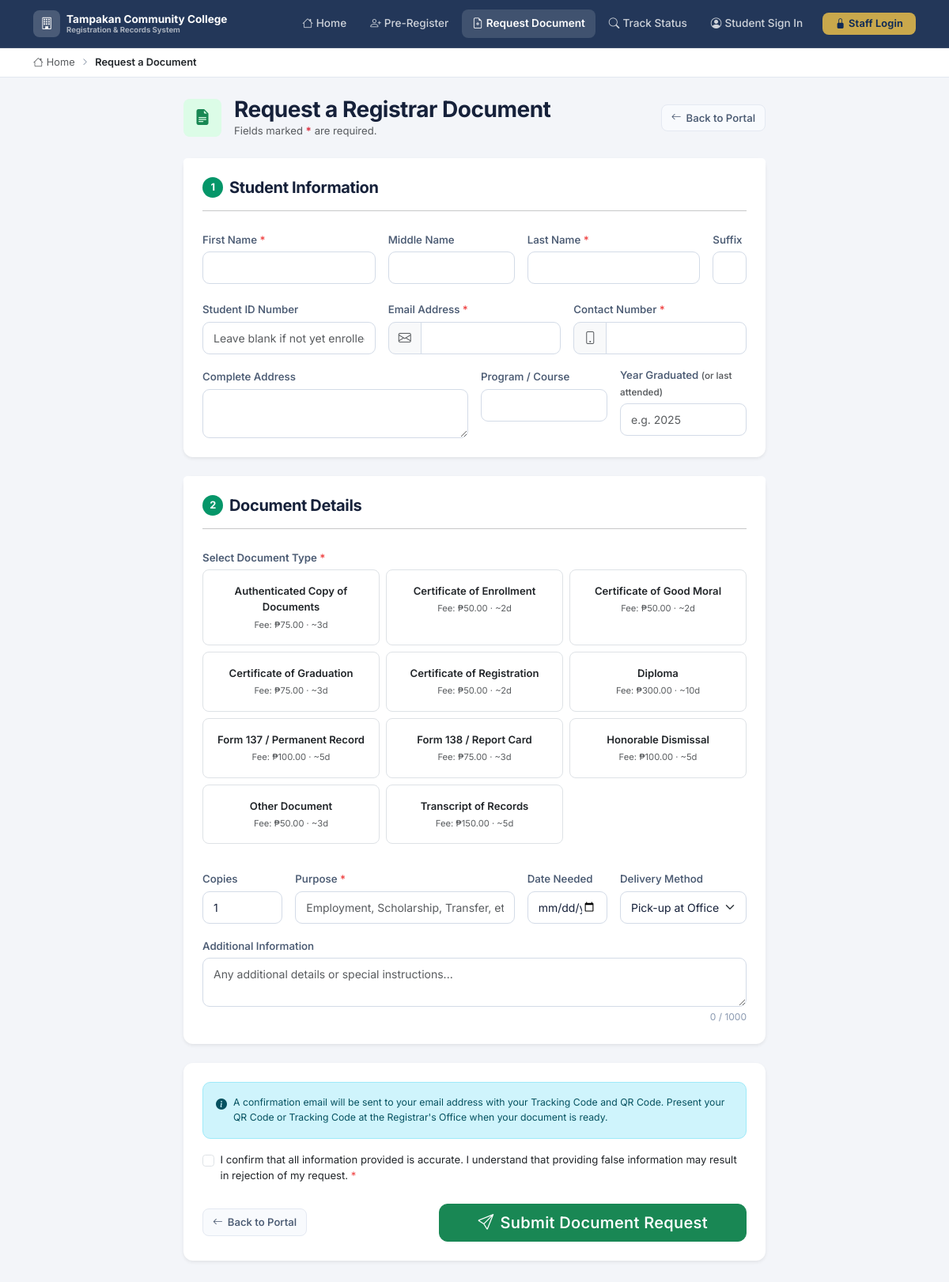
Page /student/document_request.php on the committed database.
### tables this page shows
CREATE TABLE document_types (
    id              INT UNSIGNED    NOT NULL AUTO_INCREMENT,
    code            VARCHAR(30)     NOT NULL,
    name            VARCHAR(200)    NOT NULL,
    description     TEXT                NULL DEFAULT NULL,
    fee             DECIMAL(10,2)   NOT NULL DEFAULT 0.00,
    processing_days INT             NOT NULL DEFAULT 3,
    is_active       TINYINT(1)      NOT NULL DEFAULT 1,
    created_at      DATETIME        NOT NULL DEFAULT CURRENT_TIMESTAMP,
    PRIMARY KEY (id),
    UNIQUE KEY uq_doc_code (code)
);

### includes/helpers.php (called while the page is built, shortened)
<?php
require_once __DIR__ . '/db.php';
function isStudentLoggedIn(): bool
{
    return !empty($_SESSION['student_id']);
}
function currentStudent(): ?array
{
    if (!isStudentLoggedIn()) return null;
    return $_SESSION['student'] ?? null;
}
function e(mixed $value): string
{
    return htmlspecialchars((string) $value, ENT_QUOTES, 'UTF-8');
}
function formatCurrency(float $amount, string $symbol = '₱'): string
{
    return $symbol . number_format($amount, 2);
}
function post(string $key, mixed $default = ''): string
{
    return isset($_POST[$key]) ? trim($_POST[$key]) : $default;
}
function getActiveDocumentTypes(): array
{
    return db()->fetchAll("SELECT * FROM document_types WHERE is_active = 1 ORDER BY name ASC");
}

### includes/db.php (called while the page is built, shortened)
<?php
class Database
{
    private static ?Database $instance = null;
    private PDO $pdo;
    private function __construct()
    {
        $dsn = sprintf(
            'mysql:host=%s;port=%d;dbname=%s;charset=%s',
            DB_HOST, DB_PORT, DB_NAME, DB_CHARSET
        );
        $options = [
            PDO::ATTR_ERRMODE            => PDO::ERRMODE_EXCEPTION,
            PDO::ATTR_DEFAULT_FETCH_MODE => PDO::FETCH_ASSOC,
            PDO::ATTR_EMULATE_PREPARES   => false,
            PDO::MYSQL_ATTR_INIT_COMMAND => "SET NAMES utf8mb4 COLLATE utf8mb4_unicode_ci",
        ];
        try {
            $this->pdo = new PDO($dsn, DB_USER, DB_PASS, $options);
        } catch (PDOException $e) {
            if (APP_DEBUG) {
                die('<div style="font-family:monospace;padding:20px;color:red;">
                    <strong>Database Connection Error:</strong><br>' .
                    htmlspecialchars($e->getMessage()) . '</div>');
            } else {
                die('<div style="font-family:sans-serif;padding:20px;">
                    A system error occurred. Please contact the administrator.</div>');
            }
        }
    }
    public static function getInstance(): Database
    {
        if (self::$instance === null) {
            self::$instance = new self();
        }
        return self::$instance;
    }
    public function fetchAll(string $sql, array $params = []): array
    {
        $stmt = $this->pdo->prepare($sql);
        $stmt->execute($params);
        return $stmt->fetchAll();
    }
}
function db(): Database
{
    return Database::getInstance();
}

### student/document_request.php (the view, shortened to what this page needs)
<?php
require_once __DIR__ . '/../includes/db.php';
require_once __DIR__ . '/../includes/helpers.php';
$docTypes     = getActiveDocumentTypes();
$student      = currentStudent();
$pre = [
    'first_name'     => $student['first_name']     ?? '',
    'middle_name'    => $student['middle_name']    ?? '',
    'last_name'      => $student['last_name']      ?? '',
    'suffix'         => $student['suffix']         ?? '',
    'student_id'     => $student['student_no']     ?? '',
    'email'          => $student['email']          ?? '',
    'contact_number' => $student['contact_number'] ?? '',
];
?>
<!DOCTYPE html>
<html lang="en">
<head>
<link rel="stylesheet" href="https://cdn.jsdelivr.net/npm/bootstrap@5.3.3/dist/css/bootstrap.min.css">
<link rel="stylesheet" href="https://cdn.jsdelivr.net/npm/bootstrap-icons@1.11.3/font/bootstrap-icons.min.css">
<link rel="stylesheet" href="<?= BASE_URL ?>/assets/css/main.css">
</head>
<body style="background:var(--bg-app);">
<?php include __DIR__ . '/../includes/partials/portal_nav.php'; ?>
<div style="background:#fff;border-bottom:1px solid #e2e8f0;">
  <div class="container py-2 d-flex align-items-center gap-2" style="font-size:.8rem;color:#64748b;">
    <a href="<?= BASE_URL ?>/student/index.php" class="text-muted text-decoration-none">
      <i class="bi bi-house me-1"></i>Home
    </a>
    <i class="bi bi-chevron-right" style="font-size:.6rem;"></i>
    <span class="fw-semibold text-dark">Request a Document</span>
  </div>
</div>
<div class="container py-4">
  <div class="row justify-content-center">
    <div class="col-lg-8">
<div class="d-flex align-items-center gap-3 mb-4">
  <div class="d-inline-flex align-items-center justify-content-center rounded-3"
       style="width:48px;height:48px;background:#dcfce7;flex-shrink:0;">
    <i class="bi bi-file-earmark-text-fill text-success fs-5"></i>
  </div>
  <div>
    <h3 class="fw-bold mb-0">Request a Registrar Document</h3>
    <p class="text-muted mb-0 small">Fields marked <span class="text-danger fw-bold">*</span> are required.</p>
  </div>
  <a href="<?= BASE_URL ?>/student/index.php" class="btn-back ms-auto">
    <i class="bi bi-arrow-left"></i> Back to Portal
  </a>
</div>
<form method="POST" action="" id="doc-form" novalidate>
  <div class="card border-0 shadow-sm mb-4" style="border-radius:12px;">
    <div class="card-header border-0 bg-white pt-4 px-4 pb-0">
      <h5 class="fw-bold mb-0 d-flex align-items-center gap-2">
        <span class="d-inline-flex align-items-center justify-content-center rounded-circle text-white fw-bold"
              style="width:26px;height:26px;font-size:.8rem;background:#059669;flex-shrink:0;">1</span>
        Student Information
      </h5>
      <hr class="mt-3 mb-0">
    </div>
    <div class="card-body p-4">
      <div class="row g-3">
        <div class="col-md-4">
          <label class="form-label">First Name <span class="required-mark">*</span></label>
          <input type="text" name="first_name" class="form-control"
                 value="<?= e(post('first_name', $pre['first_name'])) ?>" required maxlength="100">
        </div>
        <div class="col-md-3">
          <label class="form-label">Middle Name</label>
          <input type="text" name="middle_name" class="form-control"
                 value="<?= e(post('middle_name', $pre['middle_name'])) ?>" maxlength="100">
        </div>
        <div class="col-md-4">
          <label class="form-label">Last Name <span class="required-mark">*</span></label>
          <input type="text" name="last_name" class="form-control"
                 value="<?= e(post('last_name', $pre['last_name'])) ?>" required maxlength="100">
        </div>
        <div class="col-md-1">
          <label class="form-label">Suffix</label>
          <input type="text" name="suffix" class="form-control"
                 value="<?= e(post('suffix', $pre['suffix'])) ?>" maxlength="20">
        </div>
      </div>
      <div class="row g-3 mt-1">
        <div class="col-md-4">
          <label class="form-label">Student ID Number</label>
          <input type="text" name="student_id" class="form-control"
                 value="<?= e(post('student_id', $pre['student_id'])) ?>" maxlength="50"
                 placeholder="Leave blank if not yet enrolled">
        </div>
        <div class="col-md-4">
          <label class="form-label">Email Address <span class="required-mark">*</span></label>
          <div class="input-group">
            <span class="input-group-text bg-light"><i class="bi bi-envelope text-muted"></i></span>
            <input type="email" name="email" class="form-control"
                   value="<?= e(post('email', $pre['email'])) ?>" required maxlength="150">
          </div>
        </div>
        <div class="col-md-4">
          <label class="form-label">Contact Number <span class="required-mark">*</span></label>
          <div class="input-group">
            <span class="input-group-text bg-light"><i class="bi bi-phone text-muted"></i></span>
            <input type="tel" name="contact_number" class="form-control"
                   value="<?= e(post('contact_number', $pre['contact_number'])) ?>" required maxlength="20">
          </div>
        </div>
        <div class="col-md-6">
          <label class="form-label">Complete Address</label>
          <textarea name="address" class="form-control" rows="2" maxlength="500"><?= e(post('address')) ?></textarea>
        </div>
        <div class="col-md-3">
          <label class="form-label">Program / Course</label>
          <input type="text" name="program" class="form-control"
                 value="<?= e(post('program')) ?>" maxlength="200">
        </div>
        <div class="col-md-3">
          <label class="form-label">Year Graduated <small class="text-muted">(or last attended)</small></label>
          <input type="text" name="year_graduated" class="form-control"
                 value="<?= e(post('year_graduated')) ?>" maxlength="10" placeholder="e.g. 2025">
        </div>
      </div>
    </div>
  </div>
  <div class="card border-0 shadow-sm mb-4" style="border-radius:12px;">
    <div class="card-header border-0 bg-white pt-4 px-4 pb-0">
      <h5 class="fw-bold mb-0 d-flex align-items-center gap-2">
        <span class="d-inline-flex align-items-center justify-content-center rounded-circle text-white fw-bold"
              style="width:26px;height:26px;font-size:.8rem;background:#059669;flex-shrink:0;">2</span>
        Document Details
      </h5>
      <hr class="mt-3 mb-0">
    </div>
    <div class="card-body p-4">
      <label class="form-label fw-semibold">Select Document Type <span class="required-mark">*</span></label>
      <div class="row g-2 mb-3" id="doc-type-grid">
        <?php foreach ($docTypes as $dt): ?>
        <div class="col-sm-6 col-md-4">
          <label class="d-block h-100" style="cursor:pointer;">
            <div class="doc-type-card h-100 border rounded-3 p-3 text-center"
                 style="transition:all .2s;font-size:.82rem;">
              <div class="fw-semibold mb-1"><?= e($dt['name']) ?></div>
              <div class="text-muted" style="font-size:.7rem;">
                Fee: <?= formatCurrency((float)$dt['fee']) ?> &middot; ~<?= (int)$dt['processing_days'] ?>d
              </div>
            </div>
          </label>
        </div>
        <?php endforeach; ?>
      </div>
      <div class="row g-3 mt-1">
        <div class="col-md-2">
          <label class="form-label">Copies</label>
          <input type="number" name="copies" class="form-control"
                 value="<?= e(post('copies','1')) ?>" min="1" max="10">
        </div>
        <div class="col-md-5">
          <label class="form-label">Purpose <span class="required-mark">*</span></label>
          <input type="text" name="purpose" class="form-control"
                 value="<?= e(post('purpose')) ?>" required maxlength="500"
                 placeholder="Employment, Scholarship, Transfer, etc.">
        </div>
        <div class="col-md-2">
          <label class="form-label">Date Needed</label>
          <input type="date" name="date_needed" class="form-control"
                 value="<?= e(post('date_needed')) ?>"
                 min="<?= date('Y-m-d', strtotime('+1 day')) ?>">
        </div>
        <div class="col-md-3">
          <label class="form-label">Delivery Method</label>
          <select name="delivery_method" class="form-select">
            <option value="Pick-up" <?= post('delivery_method','Pick-up')==='Pick-up'?'selected':'' ?>>
              <i class="bi bi-building"></i> Pick-up at Office
            </option>
          </select>
        </div>
        <div class="col-12">
          <label class="form-label">Additional Information</label>
          <textarea name="additional_info" class="form-control" rows="2"
                    maxlength="1000" data-max-chars="1000"
                    placeholder="Any additional details or special instructions..."><?= e(post('additional_info')) ?></textarea>
        </div>
      </div>
    </div>
  </div>
  <div class="card border-0 shadow-sm mb-4" style="border-radius:12px;">
    <div class="card-body p-4">
      <div class="alert alert-info d-flex gap-2 mb-3">
        <i class="bi bi-info-circle-fill flex-shrink-0"></i>
        <div class="small">
          A confirmation email will be sent to your email address with your Tracking Code and QR Code.
          Present your QR Code or Tracking Code at the Registrar's Office when your document is ready.
        </div>
      </div>
      <div class="form-check mb-4">
        <input class="form-check-input" type="checkbox" id="agreePrivacy" required>
        <label class="form-check-label small" for="agreePrivacy">
          I confirm that all information provided is accurate. I understand that providing false
          information may result in rejection of my request. <span class="required-mark">*</span>
        </label>
      </div>
      <div class="d-flex align-items-center justify-content-between flex-wrap gap-3">
        <a href="<?= BASE_URL ?>/student/index.php" class="btn-back">
          <i class="bi bi-arrow-left"></i> Back to Portal
        </a>
        <button type="submit" class="btn btn-success btn-lg px-5" id="submitBtn">
          <i class="bi bi-send me-2"></i>Submit Document Request
        </button>
      </div>
    </div>
  </div>
</form>
    </div>
  </div>
</div>
</body>
</html>

### assets/css/main.css (style rules this page uses)
:root { --tcc-blue: #0f2a56; --tcc-blue-deep: #0a1f42; --tcc-blue-light: #1a4a8a; --tcc-blue-hover: #16407e; --tcc-blue-soft: #eef3fb; --tcc-gold: #c9a84c; --tcc-gold-light: #e8c96e; --font-sans: 'Inter', 'Segoe UI', system-ui, -apple-system, 'Helvetica Neue', Arial, sans-serif; --font-mono: ui-monospace, 'Cascadia Code', 'Segoe UI Mono', SFMono-Regular, Menlo, Consolas, monospace; --bg-app: #f3f5f9; --surface: #ffffff; --surface-subtle: #f8fafd; --border: #e4e9f2; --border-strong: #d3dbe7; --text: #16213a; --text-secondary: #4b5b73; --text-muted: #8a99b0; --c-info: #1d4ed8; --c-success: #15803d; --c-warning: #b45309; --c-danger: #dc2626; --shadow-sm: 0 1px 2px rgba(15, 23, 42, .05); --shadow-md: 0 4px 16px rgba(15, 23, 42, .08); --shadow-lg: 0 16px 48px rgba(15, 23, 42, .14); --ring: 0 0 0 3px rgba(26, 74, 138, .14); --sidebar-width: 264px; --topbar-height: 64px; --card-radius: 14px; --input-radius: 9px; --transition: .18s ease; }
*, *::before, *::after { box-sizing: border-box; }
html { -webkit-text-size-adjust: 100%; }
body { font-family: var(--font-sans); background: var(--bg-app); color: var(--text); font-size: .9375rem; line-height: 1.55; -webkit-font-smoothing: antialiased; -moz-osx-font-smoothing: grayscale; text-rendering: optimizeLegibility; }
h1, h2, h3, h4, h5, h6, .h1, .h2, .h3, .h4, .h5, .h6, .display-1, .display-2, .display-3, .display-4, .display-5, .display-6 { font-family: var(--font-sans); letter-spacing: -.018em; color: var(--text); }
a { color: var(--tcc-blue-light); text-decoration: none; }
.btn { font-weight: 550; letter-spacing: .01em; border-radius: 9px; transition: background-color var(--transition), border-color var(--transition), color var(--transition), box-shadow var(--transition), transform var(--transition); }
.btn-lg { border-radius: 11px; letter-spacing: .015em; }
.alert { border-radius: 10px; font-size: .875rem; }
.form-label { font-size: .83rem; font-weight: 550; color: var(--text-secondary); margin-bottom: 5px; }
.form-control, .form-select { font-size: .875rem; font-family: var(--font-sans); border-radius: var(--input-radius); border: 1px solid var(--border-strong); padding: 9px 13px; color: var(--text); transition: border-color var(--transition), box-shadow var(--transition), background var(--transition); }
.input-group-text { border-color: var(--border-strong); border-radius: var(--input-radius); color: var(--text-muted); }
.required-mark { color: #ef4444; }
.btn-back { display: inline-flex; align-items: center; gap: 6px; color: var(--text-secondary); font-size: .82rem; font-weight: 550; background: var(--surface-subtle); border: 1px solid var(--border); border-radius: 8px; padding: 6px 12px; text-decoration: none; transition: all var(--transition); white-space: nowrap; }
.btn-back i { font-size: .8rem; }

### rows in the picture
document_types: name "Authenticated Copy of Documents", fee "₱75.00", processing_days "3"
document_types: name "Certificate of Enrollment", fee "₱50.00", processing_days "2"
document_types: name "Certificate of Good Moral", fee "₱50.00", processing_days "2"
document_types: name "Certificate of Graduation", fee "₱75.00", processing_days "3"
document_types: name "Certificate of Registration", fee "₱50.00", processing_days "2"
document_types: name "Diploma", fee "₱300.00", processing_days "10"
document_types: name "Form 137 / Permanent Record", fee "₱100.00", processing_days "5"
document_types: name "Form 138 / Report Card", fee "₱75.00", processing_days "3"
document_types: name "Honorable Dismissal", fee "₱100.00", processing_days "5"
document_types: name "Other Document", fee "₱50.00", processing_days "3"
document_types: name "Transcript of Records", fee "₱150.00", processing_days "5"
